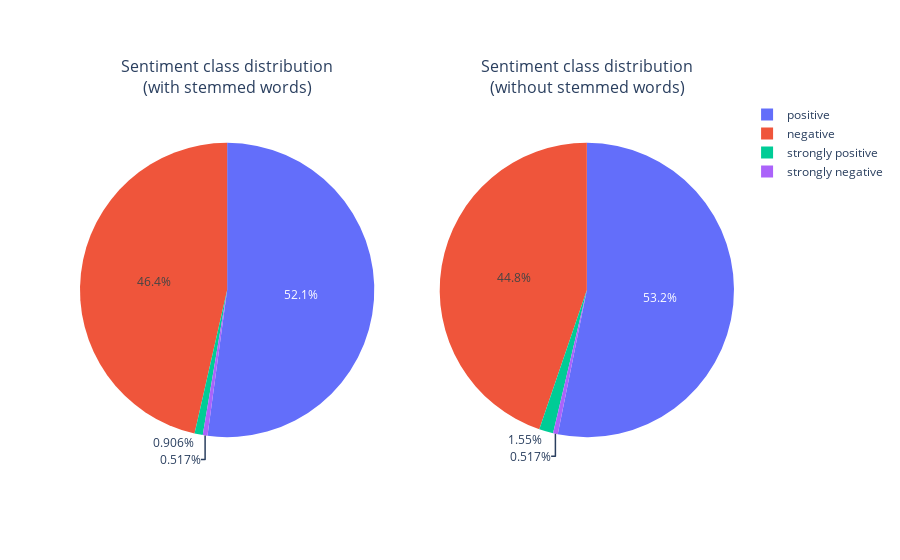

Write notebook code for a chart like this one.
### Code cell
labels = df_not_neut['sent_class_stemmed'].value_counts().index.tolist()
fig = make_subplots(1, 2, specs=[[{'type':'domain'},{'type':'domain'}]],
                    subplot_titles=[
                        'Sentiment class distribution<br>(with stemmed words)',
                        'Sentiment class distribution<br>(without stemmed words)'
                    ])
fig.add_trace(go.Pie(labels=labels, values=df_not_neut['sent_class_stemmed'].value_counts(),
              name='stemmed'), row=1, col=1)
fig.add_trace(go.Pie(labels=labels, values=df_not_neut['sent_class'].value_counts(),
              name='not stemmed'), row=1, col=2)
fig.show()

### Figure 1 — Plotly figure (JSON) as saved in the notebook; plotly's stock layout.template omitted (floating-point values rounded to 4 significant figures)
{"data": [{"domain": {"x": [0, 0.45], "y": [0, 1]}, "labels": ["positive", "negative", "strongly positive", "strongly negative"], "name": "stemmed", "type": "pie", "values": [403, 359, 7, 4]}, {"domain": {"x": [0.55, 1], "y": [0, 1]}, "labels": ["positive", "negative", "strongly positive", "strongly negative"], "name": "not stemmed", "type": "pie", "values": [411, 346, 12, 4]}], "layout": {"annotations": [{"font": {"size": 16}, "showarrow": false, "text": "Sentiment class distribution<br>(with stemmed words)", "x": 0.225, "xanchor": "center", "xref": "paper", "y": 1, "yanchor": "bottom", "yref": "paper"}, {"font": {"size": 16}, "showarrow": false, "text": "Sentiment class distribution<br>(without stemmed words)", "x": 0.775, "xanchor": "center", "xref": "paper", "y": 1, "yanchor": "bottom", "yref": "paper"}], "autosize": true}}
